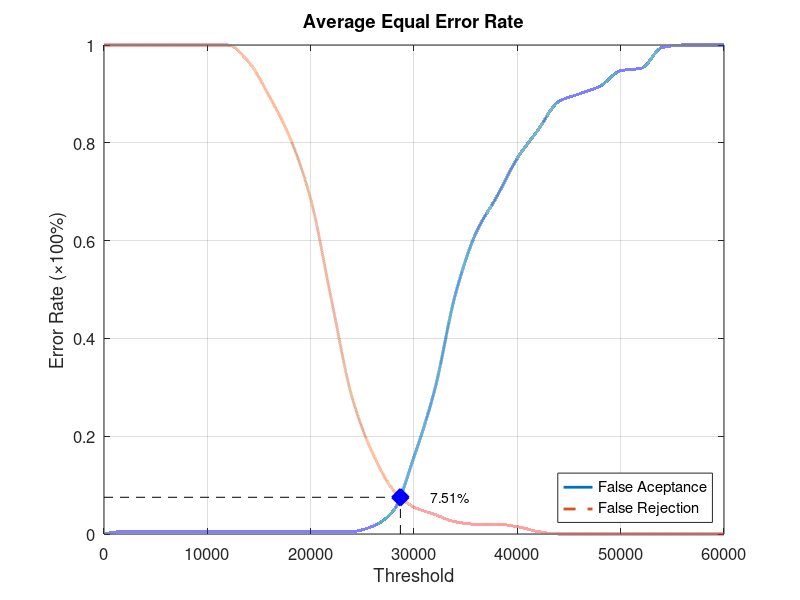
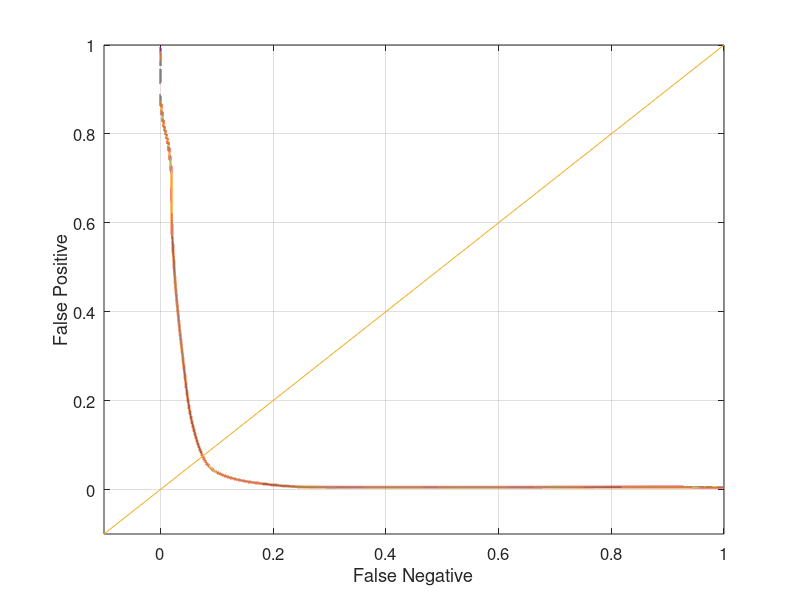

These charts were generated, in order, by the following MATLAB code:
function yEER = Database3_1
close all;
clear;
clc;
x = 0:2000:60000;
xq = 0:0.5:60000;

y0 = [0 0.00526316 0.00526316 0.00526316 0.00526316 0.00526316 0.00526316 0.00526316 0.00526316 0.00526316 0.00526316 0.00526316 0.00526316 0.0157895 0.0473684 0.157895 0.294737 0.489474 0.615789 0.689474 0.768421 0.826316 0.884211 0.9 0.915789 0.947368 0.952632 0.994737 1 1 1];
yy0 = interp1(x, y0, xq, 'pchip');
y1 = [1 1 1 1 1 1 1 0.965 0.895 0.81 0.685 0.48 0.28 0.165 0.09 0.055 0.04 0.025 0.02 0.02 0.015 0.005 0 0 0 0 0 0 0 0 0];
yy1 = interp1(x, y1, xq, 'pchip');

% Calculating EER: 
y2 = abs(y0 - y1);
find(y2 == min(y2))
yy2 = abs(yy0 - yy1);
xEER = find(yy2 == min(yy2));
xEERIndex = xq(xEER) % X-axis EER
yEER = yy0(xEER) % Y-axis EER

main = figure
plot(xq, yy0,'-','LineWidth', 2);	hold on
plot(xq, yy1,'--','LineWidth', 2);	hold on
plot([xEERIndex xEERIndex], [0 yEER], 'k--');	hold on
plot([0 xEERIndex], [yEER yEER], 'k--');	hold on
plot(xEERIndex, yEER, 'bx', 'LineWidth', 10);	hold on
text(xEERIndex + 10 * xEERIndex / 100, yEER, [num2str(round((10000 * yEER)) / 100) '%'])
legend('False Aceptance', 'False Rejection', 'Location', 'SouthEast')
xlabel('Threshold')
ylabel('Error Rate (\times100%)')
title('Average Equal Error Rate')
set(gca, 'FontSize', 12)
axis([0 60000 0 1])
grid on

print(main, 'Database3_1Main', '-dpng');
FNRxFPR = figure('Color', [1 1 1]);
plot(yy1, yy0, '-', yy1, yy0, 'LineWidth', 2);
hold on
y = -0.1:0.1:1
plot(y, y); 
set(gca, 'FontSize', 12)
xlabel('False Negative')
ylabel('False Positive')
axis([-0.1 1 -0.1 1])
set(gca, 'FontSize', 12)
grid on

print(FNRxFPR, 'Database3_1FNRxFPR','-dpng');
end
